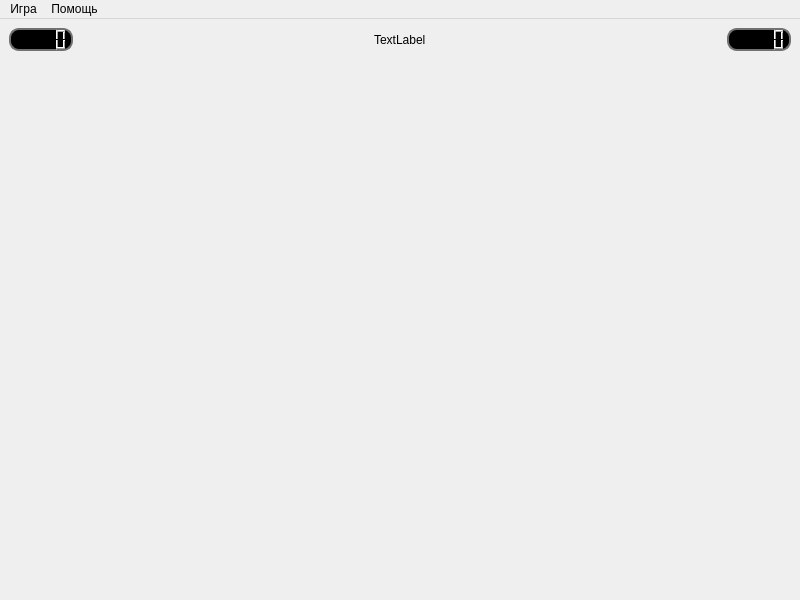
<?xml version="1.0" encoding="UTF-8"?>
<ui version="4.0">
 <class>MainWindow</class>
 <widget class="QMainWindow" name="MainWindow">
  <property name="geometry">
   <rect>
    <x>0</x>
    <y>0</y>
    <width>800</width>
    <height>600</height>
   </rect>
  </property>
  <property name="sizePolicy">
   <sizepolicy hsizetype="Fixed" vsizetype="Fixed">
    <horstretch>0</horstretch>
    <verstretch>0</verstretch>
   </sizepolicy>
  </property>
  <property name="windowTitle">
   <string>MainWindow</string>
  </property>
  <property name="animated">
   <bool>true</bool>
  </property>
  <property name="tabShape">
   <enum>QTabWidget::Rounded</enum>
  </property>
  <property name="dockNestingEnabled">
   <bool>false</bool>
  </property>
  <property name="dockOptions">
   <set>QMainWindow::AllowTabbedDocks|QMainWindow::AnimatedDocks</set>
  </property>
  <property name="unifiedTitleAndToolBarOnMac">
   <bool>false</bool>
  </property>
  <widget class="QWidget" name="centralwidget">
   <layout class="QVBoxLayout" name="verticalLayout">
    <item>
     <layout class="QHBoxLayout" name="horizontalLayout">
      <item>
       <widget class="QLCDNumber" name="lcdNum_MineCount">
        <property name="styleSheet">
         <string notr="true">QLCDNumber{
  background-color: rgb(0, 0, 0);
  border: 2px solid rgb(113, 113, 113);
  border-width: 2px;
  border-radius: 10px;
  color: rgb(255, 255, 255);
}</string>
        </property>
       </widget>
      </item>
      <item>
       <spacer name="horizontalSpacer">
        <property name="orientation">
         <enum>Qt::Horizontal</enum>
        </property>
        <property name="sizeHint" stdset="0">
         <size>
          <width>40</width>
          <height>20</height>
         </size>
        </property>
       </spacer>
      </item>
      <item>
       <widget class="LabelCust" name="lb_status">
        <property name="text">
         <string notr="true">TextLabel</string>
        </property>
       </widget>
      </item>
      <item>
       <spacer name="horizontalSpacer_2">
        <property name="orientation">
         <enum>Qt::Horizontal</enum>
        </property>
        <property name="sizeHint" stdset="0">
         <size>
          <width>40</width>
          <height>20</height>
         </size>
        </property>
       </spacer>
      </item>
      <item>
       <widget class="QLCDNumber" name="lcdNum_Time">
        <property name="styleSheet">
         <string notr="true">QLCDNumber{
  background-color: rgb(0, 0, 0);
  border: 2px solid rgb(113, 113, 113);
  border-width: 2px;
  border-radius: 10px;
  color: rgb(255, 255, 255);
}</string>
        </property>
       </widget>
      </item>
     </layout>
    </item>
    <item>
     <widget class="Grid" name="grid" native="true">
      <property name="sizePolicy">
       <sizepolicy hsizetype="Expanding" vsizetype="Expanding">
        <horstretch>0</horstretch>
        <verstretch>0</verstretch>
       </sizepolicy>
      </property>
     </widget>
    </item>
   </layout>
  </widget>
  <widget class="QMenuBar" name="menubar">
   <property name="geometry">
    <rect>
     <x>0</x>
     <y>0</y>
     <width>800</width>
     <height>22</height>
    </rect>
   </property>
   <widget class="QMenu" name="menu">
    <property name="title">
     <string>Игра</string>
    </property>
    <addaction name="act_StartAgain"/>
    <addaction name="separator"/>
    <addaction name="act_settings"/>
   </widget>
   <widget class="QMenu" name="menu_2">
    <property name="title">
     <string>Помощь</string>
    </property>
    <addaction name="act_AboutQt"/>
    <addaction name="act_AboutProg"/>
   </widget>
   <addaction name="menu"/>
   <addaction name="menu_2"/>
  </widget>
  <action name="act_settings">
   <property name="text">
    <string>Настройки</string>
   </property>
  </action>
  <action name="act_rules">
   <property name="text">
    <string>Правила</string>
   </property>
  </action>
  <action name="act_AboutProg">
   <property name="text">
    <string>О программе</string>
   </property>
  </action>
  <action name="act_AboutQt">
   <property name="text">
    <string>О Qt</string>
   </property>
  </action>
  <action name="act_StartAgain">
   <property name="text">
    <string>Начать заново</string>
   </property>
   <property name="shortcut">
    <string>F5</string>
   </property>
  </action>
 </widget>
 <customwidgets>
  <customwidget>
   <class>Grid</class>
   <extends>QWidget</extends>
   <header>common/grid.h</header>
   <container>1</container>
  </customwidget>
  <customwidget>
   <class>LabelCust</class>
   <extends>QLabel</extends>
   <header>common/labelcust.h</header>
  </customwidget>
 </customwidgets>
 <resources/>
 <connections/>
</ui>
